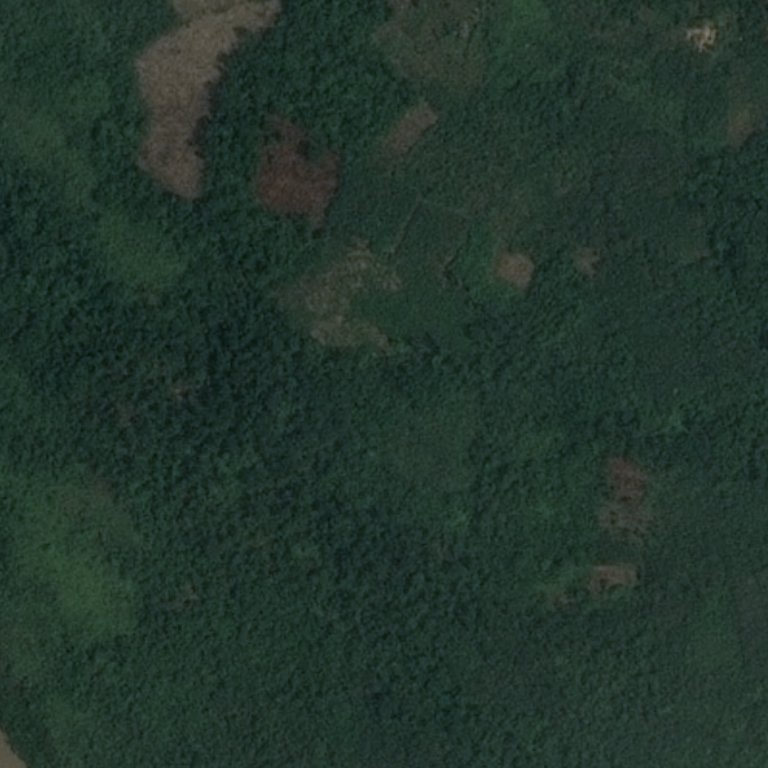
#> input picture 03_image_processing/desert_forest/test_image_01.jpg, 768 x 768 px; its folder holds 4 pictures in this run
$ python homework_3.py
#> lines starting #> are read from the running program, lines starting #| are printed output that depends on the picture; after the words box and inside, x2 and y2 are one past the last pixel; in counts of white or black regions, pixels touching at a corner belong together
from glob import glob
import math
import os

import cv2
import matplotlib.pyplot as plt
import numpy as np


def create_mask(image, lower_bound, upper_bound):
    """Создаёт маску с помощью cv2"""
    return cv2.inRange(image, lower_bound, upper_bound)


def count_pixels(mask):
    """Считает площадь маски в пикселях"""
    return cv2.countNonZero(mask)


def classify_image(image_path, color_ranges):
    """Классифицирует изображение, используя заданные диапазоны цветов."""
#> called with image_path = 'desert_forest/test_image_01.jpg'
    try:
        hsv_image = cv2.cvtColor(cv2.imread(image_path), cv2.COLOR_BGR2HSV)
#> hsv_image: shape (768, 768, 3); mean H, S, V 74.1, 94, 53.5
        masks = {name: create_mask(hsv_image, lower, upper) for name, (lower, upper) in color_ranges.items()}
#> in create_mask, `return cv2.inRange(image, lower_bound, upper_bound)`:
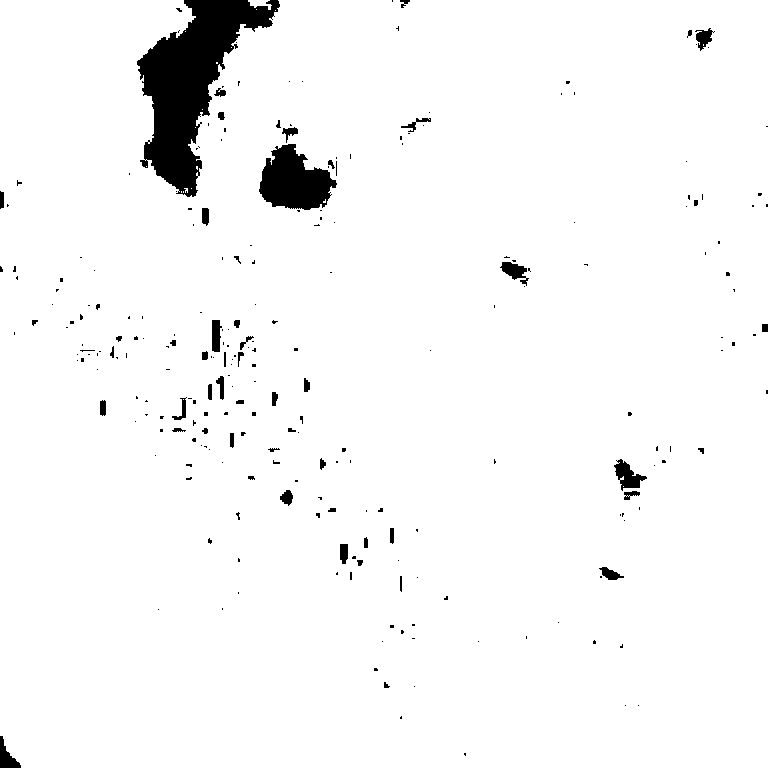
#> returned value: shape (768, 768); 96.6% white; 247 black regions (193 under 20 px), largest, box (x1, y1, x2, y2) and area: (137, 0, 280, 197) 11634, (259, 144, 337, 210) 3311, (614, 459, 647, 491) 492
#> in create_mask (call 2), `return cv2.inRange(image, lower_bound, upper_bound)`:
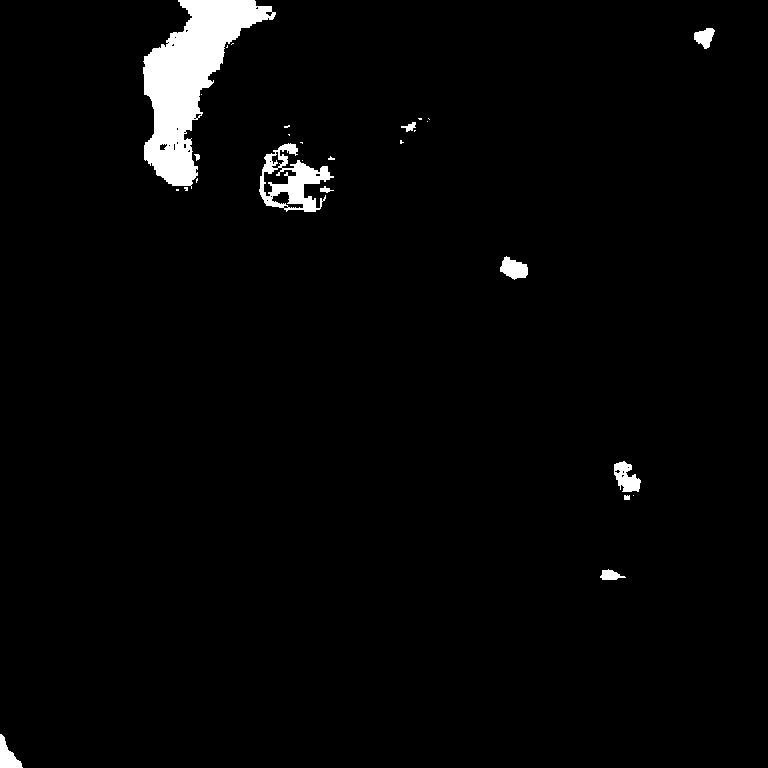
#> returned value: shape (768, 768); 2.5% white; 28 white regions (17 under 20 px), largest, box (x1, y1, x2, y2) and area: (143, 0, 276, 189) 10489, (259, 143, 334, 212) 2170, (614, 461, 641, 492) 513
#> masks = 2 items
        counts = {name: count_pixels(mask) for name, mask in masks.items()}
#> counts = {'Forest': 569582, 'Desert': 14730}
        classification = max(counts, key=counts.get)
#> classification = 'Forest'
        return classification, hsv_image
    except cv2.error as e:
        print(f"Error processing {image_path}: {e}")
        return None, None


def display_images(image_dir, color_ranges):
    image_paths = sorted(glob(os.path.join(image_dir, "*.jpg")))  # предполагаем что картинки jpg

    num_images = len(image_paths)
    rows = math.ceil(num_images ** 0.5)
    cols = math.ceil(num_images / rows)

    fig, axes = plt.subplots(rows, cols, figsize=(12, 12))
    axes = axes.flatten()

    for i, image_path in enumerate(image_paths):
        classification, image = classify_image(image_path, color_ranges)
#> classification = 'Forest'
        if image is not None:
            axes[i].imshow(cv2.cvtColor(image, cv2.COLOR_HSV2RGB))  # преобразуем обратно в RGB для отображения
            axes[i].set_title(f"Class: {classification if classification else 'Error'}")
            axes[i].axis('off')
#> pass 2 of the loop in display_images, `for i, image_path in enumerate(image_paths):`:
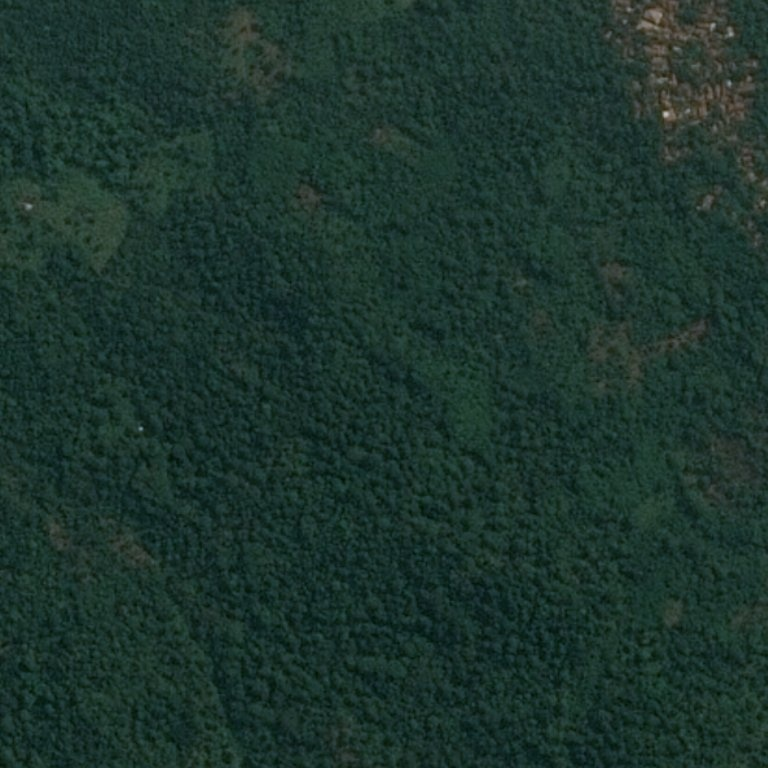
#> input picture 03_image_processing/desert_forest/test_image_02.jpg, 768 x 768 px
#> hsv_image: shape (768, 768, 3); mean H, S, V 79.5, 121.3, 52.6
#> in create_mask (call 3), `return cv2.inRange(image, lower_bound, upper_bound)`:
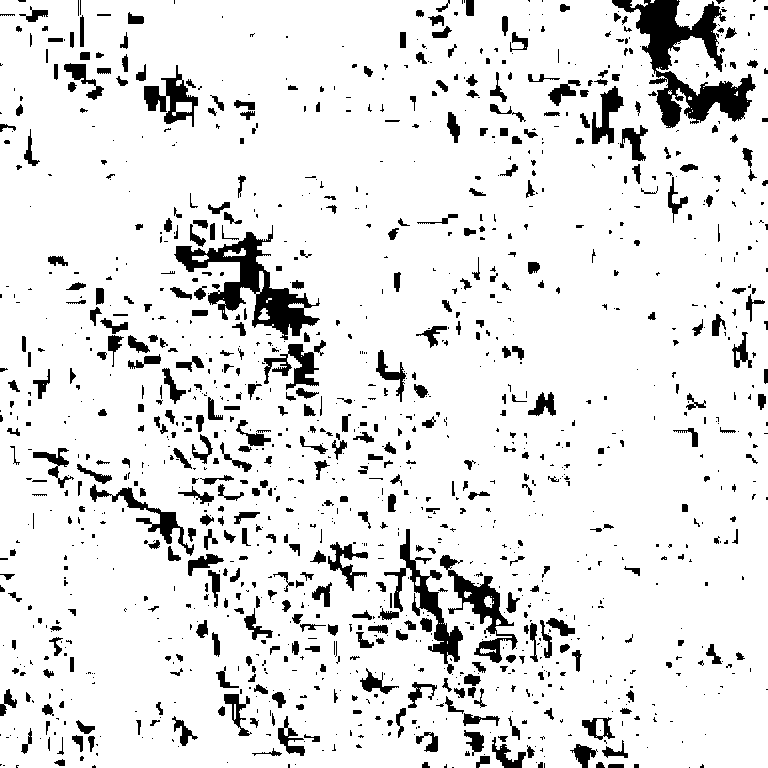
#> returned value: shape (768, 768); 89.6% white; 1331 black regions (843 under 20 px), largest, box (x1, y1, x2, y2) and area: (612, 0, 756, 128) 6419, (174, 225, 320, 340) 4723, (384, 529, 463, 674) 2293
#> in create_mask (call 4), `return cv2.inRange(image, lower_bound, upper_bound)`:
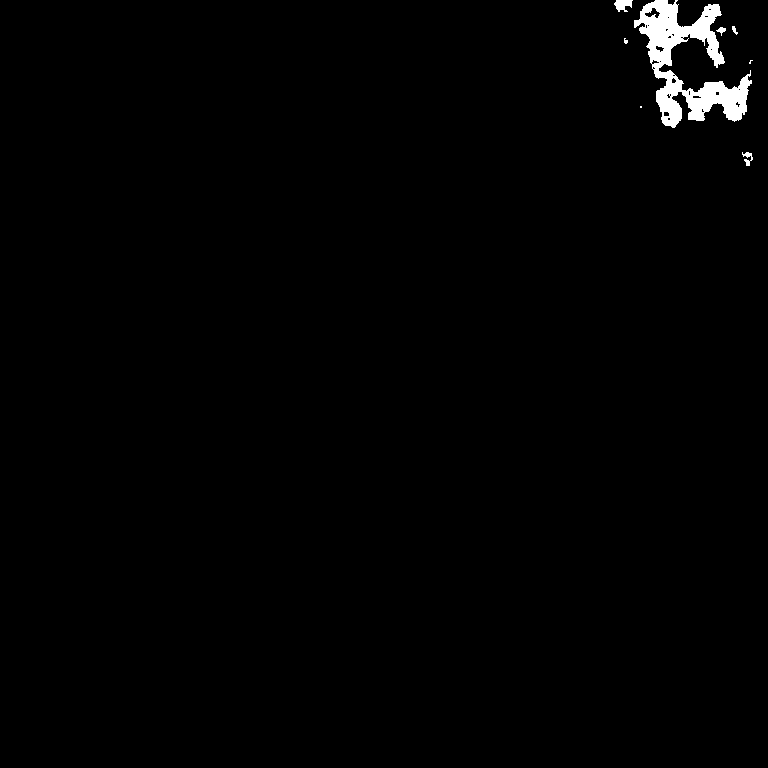
#> returned value: shape (768, 768); 1.1% white; 8 white regions (3 under 20 px), largest, box (x1, y1, x2, y2) and area: (634, 0, 752, 128) 5876, (614, 0, 633, 12) 152, (742, 152, 753, 166) 75, (716, 27, 726, 36) 42, (732, 26, 738, 35) 28
#> counts = {'Forest': 528438, 'Desert': 6202}
#> pass 3 of the loop in display_images, `for i, image_path in enumerate(image_paths):`:
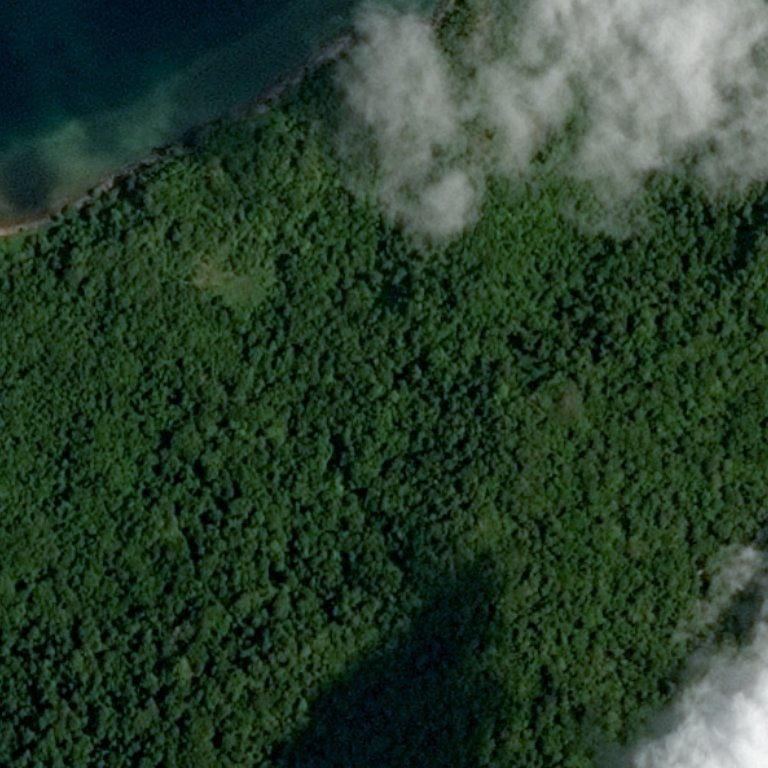
#> input picture 03_image_processing/desert_forest/test_image_03.jpg, 768 x 768 px
#> hsv_image: shape (768, 768, 3); mean H, S, V 64.9, 130.9, 63
#> in create_mask (call 5), `return cv2.inRange(image, lower_bound, upper_bound)`:
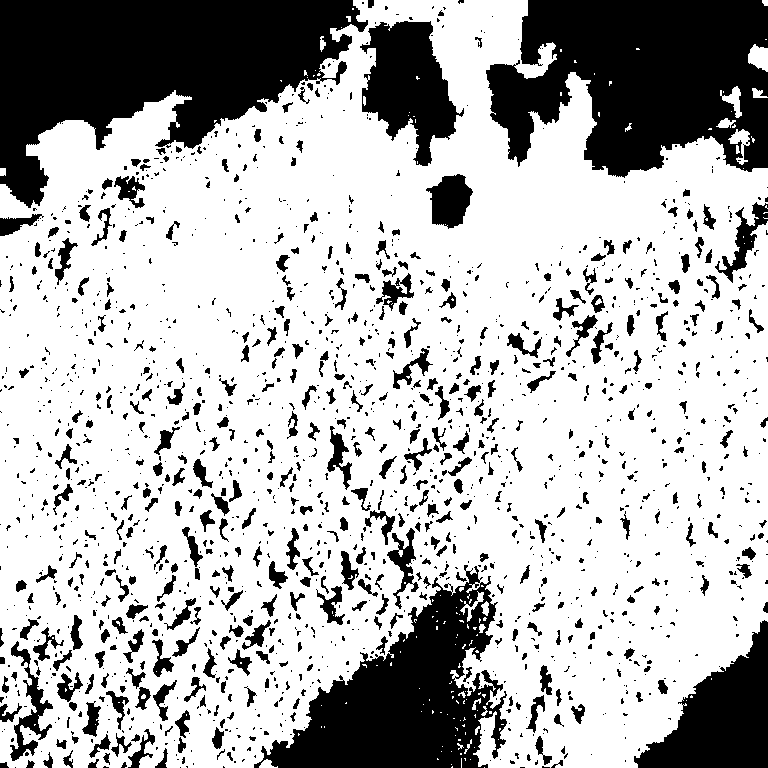
#> returned value: shape (768, 768); 71.2% white; 1689 black regions (1178 under 20 px), largest, box (x1, y1, x2, y2) and area: (0, 0, 368, 208) 41990, (486, 0, 768, 178) 36241, (254, 565, 507, 768) 23862
#> in create_mask (call 6), `return cv2.inRange(image, lower_bound, upper_bound)`:
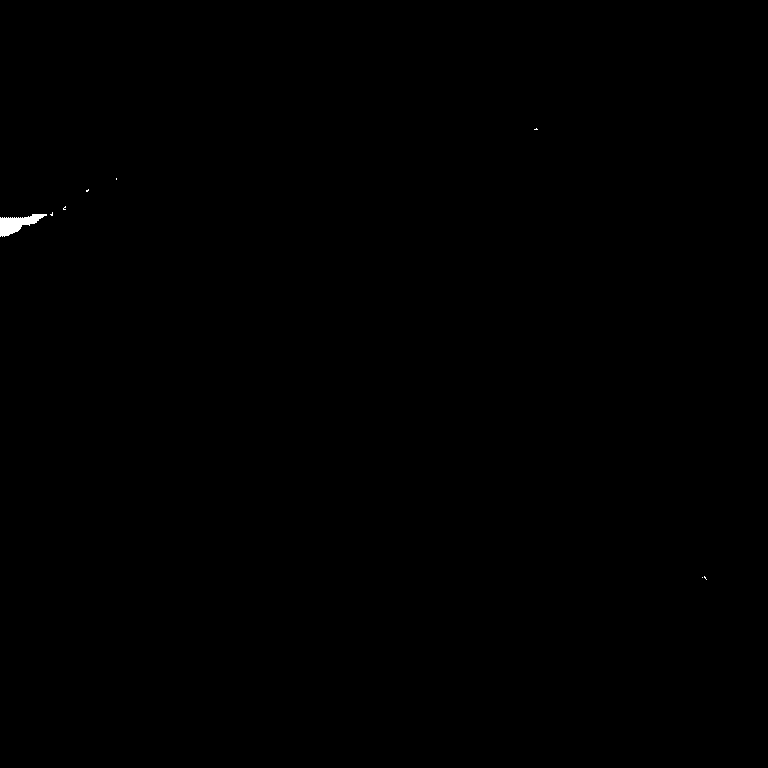
#> returned value: shape (768, 768); 0.1% white; 8 white regions (7 under 20 px), largest, box (x1, y1, x2, y2) and area: (0, 214, 47, 237) 528
#> counts = {'Forest': 420233, 'Desert': 561}
#> the loop made 4 passes; the first 3 are shown

    # Удаляем лишние оси, если их количество больше, чем нужно
    for j in range(i + 1, len(axes)):
        fig.delaxes(axes[j])
#> this loop made 0 passes

    plt.tight_layout()
    plt.show()
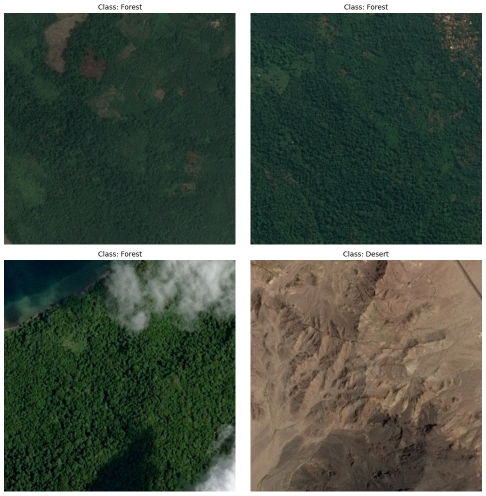
#> figure drawn by matplotlib, 4 panels


color_ranges = {
    "Forest": (np.array([35, 25, 25]), np.array([85, 255, 255])),
    "Desert": (np.array([15, 25, 25]), np.array([35, 255, 255])),
}

image_directory = "desert_forest"

display_images(image_directory, color_ranges)
